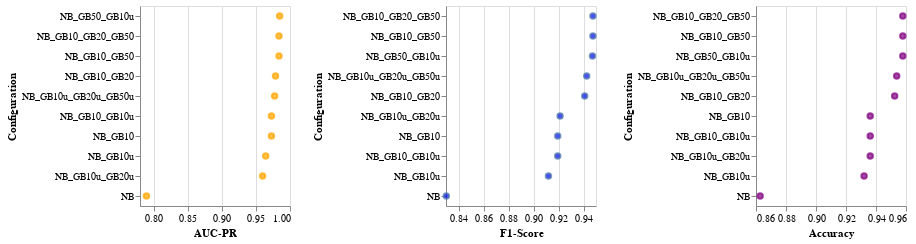

The notebook cell saved with this chart:
### Code cell
f1_chart = alt.Chart(df).mark_point(fill="blue").encode(
    y=alt.Y('Configuration', sort="-x"),
    x=alt.X('F1-Score').scale(zero=False)
).properties(width=150)

aucpr_chart = alt.Chart(df).mark_point(fill="orange", stroke="orange").encode(
    y=alt.Y('Configuration', sort="-x"),
    x=alt.X('AUC-PR').scale(zero=False)
).properties(width=150)

accuracy_chart = alt.Chart(df).mark_point(fill="purple", stroke="purple").encode(
    y=alt.Y('Configuration', sort="-x"),
    x=alt.X('Accuracy').scale(zero=False)
).properties(width=150)
aucpr_chart | f1_chart | accuracy_chart

### Figure 1 — Vega-Lite specification as saved in the notebook (floating-point values rounded to 4 significant figures)
{"config": {"view": {"continuousWidth": 300, "continuousHeight": 300}}, "hconcat": [{"mark": {"type": "point", "fill": "orange", "stroke": "orange"}, "encoding": {"x": {"field": "AUC-PR", "scale": {"zero": false}, "type": "quantitative"}, "y": {"field": "Configuration", "sort": "-x", "type": "nominal"}}, "width": 150}, {"mark": {"type": "point", "fill": "blue"}, "encoding": {"x": {"field": "F1-Score", "scale": {"zero": false}, "type": "quantitative"}, "y": {"field": "Configuration", "sort": "-x", "type": "nominal"}}, "width": 150}, {"mark": {"type": "point", "fill": "purple", "stroke": "purple"}, "encoding": {"x": {"field": "Accuracy", "scale": {"zero": false}, "type": "quantitative"}, "y": {"field": "Configuration", "sort": "-x", "type": "nominal"}}, "width": 150}], "data": {"name": "data-620ef79152fc4f1df7dffe42bc730649"}, "$schema": "https://vega.github.io/schema/vega-lite/v5.8.0.json", "datasets": {"data-620ef79152fc4f1df7dffe42bc730649": [{"F1-Score": 0.8303, "AUC-PR": 0.7895, "Accuracy": 0.8628, "Configuration": "NB"}, {"F1-Score": 0.9194, "AUC-PR": 0.9728, "Accuracy": 0.9361, "Configuration": "NB_GB10"}, {"F1-Score": 0.941, "AUC-PR": 0.9788, "Accuracy": 0.9524, "Configuration": "NB_GB10_GB20"}, {"F1-Score": 0.9475, "AUC-PR": 0.9839, "Accuracy": 0.9579, "Configuration": "NB_GB10_GB20_GB50"}, {"F1-Score": 0.9475, "AUC-PR": 0.9839, "Accuracy": 0.9579, "Configuration": "NB_GB10_GB50"}, {"F1-Score": 0.912, "AUC-PR": 0.9644, "Accuracy": 0.9321, "Configuration": "NB_GB10u"}, {"F1-Score": 0.9194, "AUC-PR": 0.9728, "Accuracy": 0.9361, "Configuration": "NB_GB10_GB10u"}, {"F1-Score": 0.9472, "AUC-PR": 0.9849, "Accuracy": 0.9579, "Configuration": "NB_GB50_GB10u"}, {"F1-Score": 0.9213, "AUC-PR": 0.9599, "Accuracy": 0.9361, "Configuration": "NB_GB10u_GB20u"}, {"F1-Score": 0.9426, "AUC-PR": 0.9774, "Accuracy": 0.9538, "Configuration": "NB_GB10u_GB20u_GB50u"}]}}
